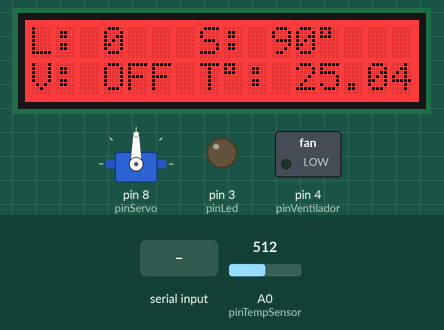
Simulated run of this sketch. Board: Arduino Uno, built with avr-gcc and run on an emulated ATmega328P. Shown: servo, 16×2 character LCD, switched loads named in the sketch (green lamp = pin HIGH), output pins drawn as LEDs (lit = HIGH). Inputs (shaded band) come from the test bench; at power-on: A0 (pinTempSensor) = 512. What the sketch prints to the serial monitor is not drawn.

Above: at 1.2 s.
1.3 s: A0 (pinTempSensor) set to 527
At 2.3 s:
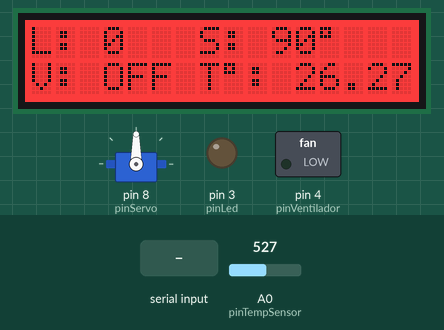
2.8 s: A0 (pinTempSensor) set to 550
At 3.7 s:
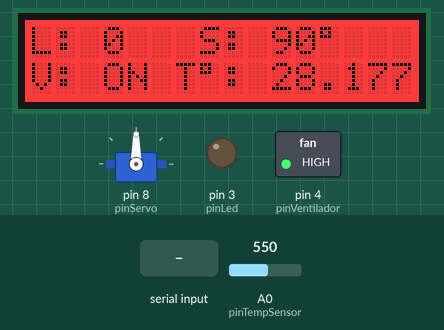
5.8 s: A0 (pinTempSensor) set to 306
At 8.7 s:
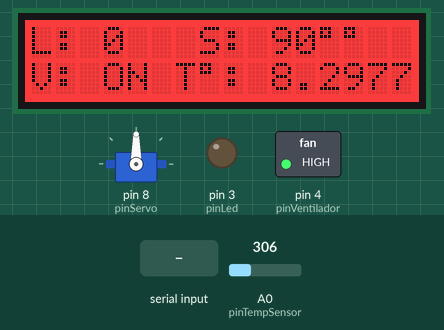
8.8 s: "0" received over Serial
10.3 s: "1" received over Serial
Timing chart, 0 to 14.8 s (numbered marks = the images above; inputs shaded):
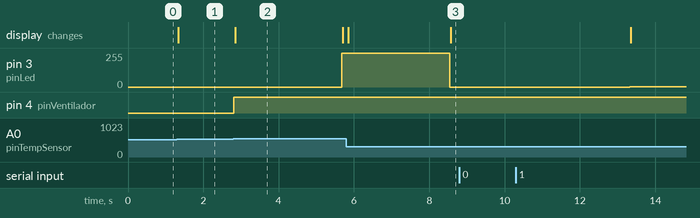

Measured:
- the behaviour switches between 535 and 536 on A0 (pinTempSensor) (found by bisection; images 1 and 2)
- after the input at 1.3 s, the display: changes at once (image 1)
- after the input at 2.8 s, pin 3 (pinLed): 0/255 → 255/255 after 2.9 s; pin 4 (pinVentilador): LOW → HIGH at once; the display: changes at once (image 2)
- after the input at 5.8 s, pin 3 (pinLed): 255/255 → 0/255 after 2.7 s; the display: first changes after 0.05 s (image 3 shows a later state)
- after the input at 8.8 s, every drawn part: stays the same
- what the display in image 2 shows lasts 2.9 s, from 2.8 s to 5.7 s

The sketch:

proyecto_v4.ino
```cpp
#include <math.h>
#include <Servo.h>
#include <Wire.h>
#include "rgb_lcd.h"

rgb_lcd lcd;

const int colorR = 255;
const int colorG = 0;
const int colorB = 0;

int pos = 0;    // variable to store the servo position

Servo myservo;  // create servo object to control a servo
const int B = 4275;               // TEMPERATURE DEF - B value of the thermistor
const int R0 = 100000;            // TEMPERATURE DEF - R0 = 100k
const int pinTempSensor = A0;     // TEMPERATURE DEF - Grove - Temperature Sensor connect to A0
const int pinLed = 3;             // LED DEF - Grove mod - connect to D3
const int pinVentilador = 4;      // LED DEF - Grove mod - connect to D4
const int pinServo = 8;           // SERVO DEF - Grove - connect to D8
int values[] = {0,0,0,0,0};       //{lamp, fan, servo, temp, humidity}
float tempMax = 27;         //temp maxima, si sobrepasa prende ventilador y disminuye lamp
float tempMin = 20;         //temp minima, si baja aumenta lamp y apaga ventilador
int flagTemp = 0;         //bandera para verificar rango de temperatura
int counter = 0;
int counterMax = 100;      //cada cuanto

void setup(){
	Serial.begin(9600);
	pinsInit();
}

void loop(){
  float tempActual = readTemperature();
  if(tempActual > tempMax){ //prender ventilador y bajamos intensidad lampara
    writeFan(1);  //prende ventilador
    if(counter == counterMax){
      tempActual = readTemperature();
      Serial.println(String(tempActual)+F("|")+String(50));
      int lampValue = readLamp();
      writeLamp(String(lampValue-1));
      counter=0;
    }
    counter++;
  } else if(tempActual < tempMin){
    writeFan(0);  //apaga ventilador
    if(counter == counterMax){
      tempActual = readTemperature();
      Serial.println(String(tempActual)+F("|")+String(60));
      int lampValue = readLamp();
      writeLamp(String(lampValue+1));
      counter=0;
    }
    counter++;
  }
	if (Serial.available() > 0) {
		String instruction = Serial.readString();
		char insPin = instruction.charAt(0);
		char insPin2 = instruction.charAt(1);
		switch(insPin){
			case '0':  //all
				switch(insPin2){
					case '0':{	//read all
							String res = readAll();
							Serial.println(String(res)+F("|")+insPin+insPin2);
							break;
						}
				}
				break;
			case '1': //heat_lamp
				switch(insPin2){
					case '0': {	//read heat_lamp
							int lamp = readLamp();
							Serial.println(String(lamp)+F("|")+insPin+insPin2);
							break;
						}
					case '1': {	//write heat_lamp
							writeLamp(instruction.substring(2,5));
							break;
						}
				}
				break;
			case '2': //fan_state
				switch(insPin2){
					case '0': {	//read fan_state
							int fan = readFan();
							Serial.println(String(fan)+F("|")+insPin+insPin2);
							break;
						}
					case '1': {	//write fan_state
							writeFan(instruction.charAt(2));
							break;
						}
				}
				break;
			case '3': //servo_angle
				switch(insPin2){
					case '0': {	//read servo_angle
							int fan = readServo();
							Serial.println(String(fan)+F("|")+insPin+insPin2);
							break;
						}
					case '1': {	//write servo_angle
							writeServo(instruction.substring(2,5));
							break;
						}
				}
				break;
			case '4': //temperature
				switch(insPin2){
					case '0': {	//read temperature
							float temp = readTemperature();
							Serial.println(String(temp)+F("|")+insPin+insPin2);
							break;
						}
          case '1':{ //escribir temperatura
            char insPin3 = instruction.charAt(2);
            writeTemp(instruction.charAt(2), instruction.substring(3,6));
            break;
          }
				}
				break;
		}
	}
  printLCD();
}

void printLCD(){
  //lcd.clear();
  //delay(1000);
  lcd.setCursor(0, 0);
  int lamp = readLamp();
  int fan = readFan();
  int servo = readServo();
  float temp = readTemperature();
  lcd.print("L: ");
  lcd.print(lamp);
  //ver para que se vea mas bonito
  lcd.print("   S: ");
  lcd.print(servo);
  lcd.print((char)223);
  lcd.setCursor(0, 1);
  lcd.print("V: ");
  if(fan == 1){
    lcd.print("ON");
  } else {
    lcd.print("OFF");
  }
  lcd.print(" T");
  lcd.print((char)223);
  lcd.print(": ");
  lcd.print(temp);
}

String readAll(){
	int lamp = readLamp();
	int fan = readFan();
	int servo = readServo();
	float temp = readTemperature();
	String res = String(lamp)+"/"+String(fan)+"/"+String(servo)+"/"+String(temp);
	return res;
}

int readLamp(){
	return values[0];
}

void writeLamp(String value){
	int valor = value.toInt();
	values[0] = valor;
	analogWrite(pinLed, valor);
}

int readFan(){
	values[1] = digitalRead(pinVentilador);
	return values[1];
}

void writeFan(char value){
	int valor = 0;
	if(value == '0'){
		digitalWrite(pinVentilador, LOW);
	} else {
		digitalWrite(pinVentilador, HIGH);
		valor = 1;
	}
	values[1] = valor;
}

int readServo(){
	values[2] = myservo.read();
	return values[2];
}

void writeServo(String value){
	int valor = value.toInt();
	values[2] = valor;
	myservo.write(valor);
}

float readTemperature(){
	int a = analogRead(pinTempSensor);
	float R = 1023.0/a-1.0;
	R = R0*R;
	float temperature = 1.0/(log(R/R0)/B+1/298.15)-273.15; // convert to temperature via datasheet
	return temperature;
}

void writeTemp(char what, String value){
  switch(what){
    case '0':{ //minima
      tempMin = value.toFloat();
      break;
    }
    case '1':{ //maxima
      tempMax = value.toFloat();
      break;
    }
  }
}


void pinsInit(){
	pinMode(pinLed,OUTPUT);
	pinMode(pinVentilador,OUTPUT);
	myservo.attach(pinServo);
	lcd.begin(16, 2);
	lcd.setRGB(colorR, colorG, colorB);
}
```
